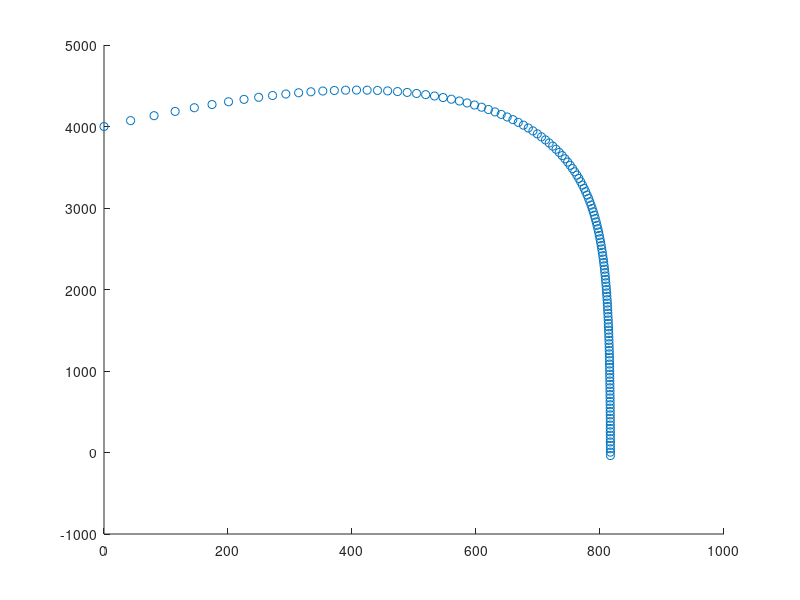

The MATLAB source for this figure: (Note: this script raises an error after producing the figure.)
clc; clf; clear all;

y0 = 4000; %Altura inicial
v0 = 200; %Velocidad inicial
an = 60; %Angulo en grados
m = 500; %masa del proyectil
delta = 0.5;

cd = 0.35;
d = 1.29;
a = 3.14;

g = 9.8;
x0 = 0;
vx0 = v0 * cos(deg2rad(an));
vy0 = v0 * sin(deg2rad(an));
k = (cd * d * a) / 2;

i = 1;
x(i) = x0;
vx(i) = vx0;
ax(i) = (-k/m) * v0 * vx0;
y(i) = y0;

vy(i) = vy0;
ay(i) = -g-(k/m) * v0 * vy0;
v(i) = v0;
t(i) = 0;

while min(y) > 0
    t = [t,t(i)+delta];

    vx = [vx, vx(i)+(ax(i)*delta)];
    vy = [vy, vy(i)+(ay(i)*delta)];

    x = [x, x(i)+(vx(i+1)*delta)];
    y = [y, y(i)+(vy(i+1)*delta)];

    v = [v, sqrt(vx(i+1)^2+vy(i+1)^2)];

    ax = [ax, (-k/m) * v(i+1)*vx(i+1)];
    ay = [ay, -g - (k/m)*v(i+1)*vy(i+1)];
    
    i = i + 1;
end

display(x);

display(y);

display(vx);

display(vy);

display(v);

display(ax);

display(ay);

%figure(1)
%plot(x,y)
res = scatter(x,y); %Crear una matriz de dos columnas para graficar
for i =1:30:length(x) %para cada 30 pts
 dt = datatip(res,x(i),y(i));
end
title("Vector Velocidad")
xlabel("Distancia")
ylabel("Altura")
hold on
plot (900,500,"b*")
plot (700,500,"r*")
